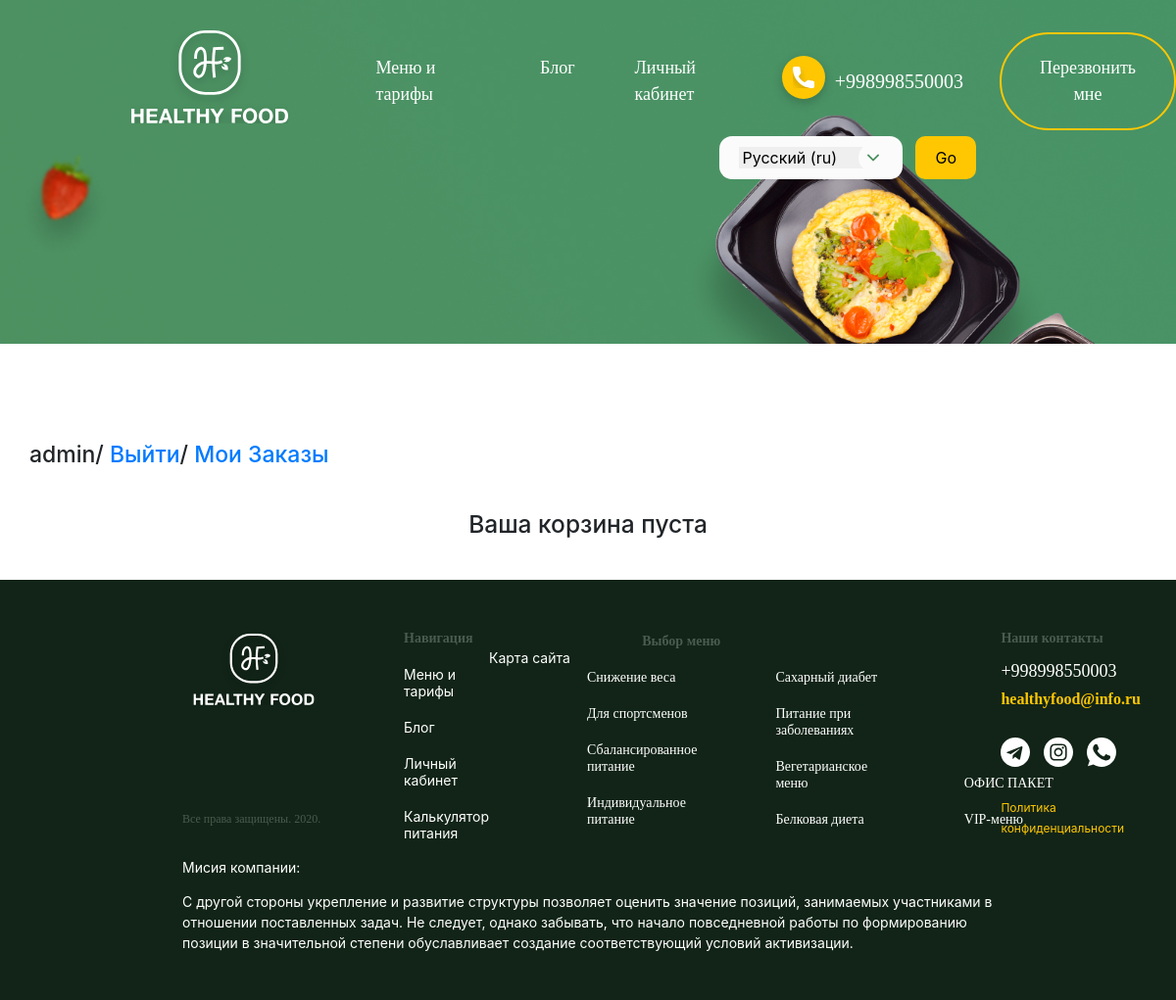
Page /personal-account/ (signed in) on the earlier database version.
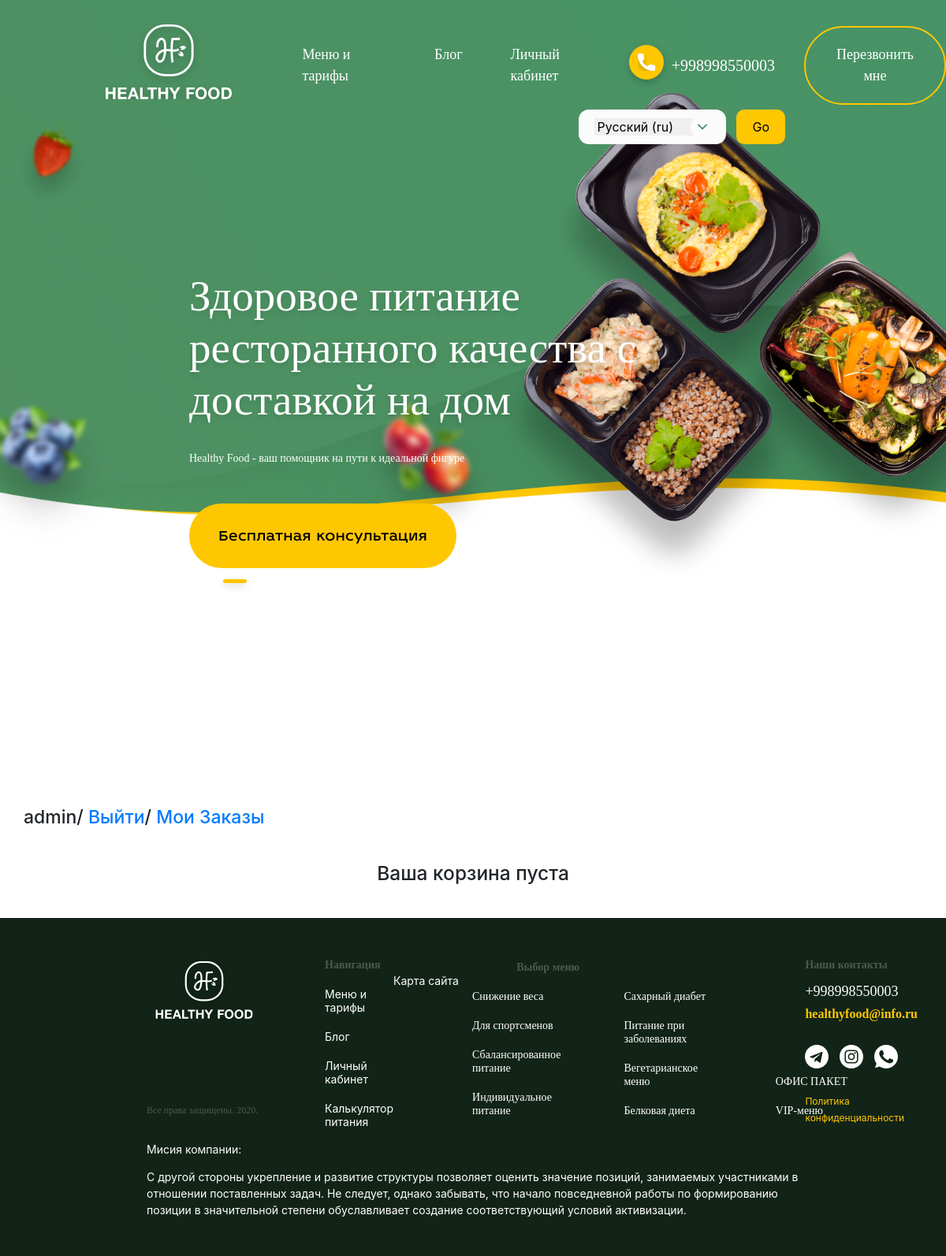
Same page on the later database version.
### healthyfood/apps/main_page/models.py (models this page shows, shortened)
class HeaderSlider(models.Model):
    slider_header= models.CharField(("Обозначение о чем этот слайд"), max_length=50, null = True, blank = True)
    main_text = models.CharField(("Главный текст слайдера"), max_length=300)
    small_text = models.CharField(("Маленький текст слайдера"), max_length=200, null = True, blank = True)
    button = models.CharField( ("Текст кнопки"), max_length=50, null = True, blank = True)
    class Meta:
        db_table = ''
        managed = True
        verbose_name = 'Слайд хедера'
        verbose_name_plural = 'Слайды хедера'

### healthyfood/apps/main_page/views.py (the view)
# urls.py: path('personal-account/', views.Account.as_view(), name='account'),
class Account(CartMixin, View):
    def get(self, request, *args, **kwargs):
        header_slider = HeaderSlider.objects.all()
        customer = Customer.objects.filter(user = request.user)
        return render(request, 'main_page/personal-account.html', {
            'customer': customer,
            'cart' : self.cart,
            'header_slider': header_slider,
        })

### healthyfood/apps/main_page/mixins.py (called while the page is built)
    def dispatch(self, request, *args, **kwargs):
        if request.user.is_authenticated:
            customer = Customer.objects.filter(user=request.user).first()
            if not customer:
                customer = Customer.objects.create(
                    user = request.user
                )
            cart = Cart.objects.filter(owner=customer, in_order=False).first()
            if not cart:
                cart = Cart.objects.create(owner=customer)
        else:
            cart=Cart.objects.filter(for_anonymous_user=True).first()
            if not cart:
                cart = Cart.objects.create(for_anonymous_user=True)
        self.cart = cart
        return super().dispatch(request, *args, **kwargs)

### healthyfood/templates/main_page/personal-account.html (shortened to what this page needs)
{% extends "main_page/page.html" %}
{% load i18n  %}
{% block bootstrap %}
    <link rel="stylesheet" href="https://stackpath.bootstrapcdn.com/bootstrap/4.5.0/css/bootstrap.min.css">
{% endblock bootstrap %}
{% block content %}
    {% if user.is_authenticated %}
        <h2 class="personal__navigate">{{user.username}}/
            <a href="{% url 'logout' %}">{% trans 'Выйти' %}</a>/
            <a href=" {% url 'my_orders' %} ">{% trans 'Мои Заказы' %}</a>
        </h2>
    {% else %}
    <h2 class="personal__navigate">
        <a href="{% url 'login' %} ">{% trans 'Войти' %}</a>/
        <a href="{% url 'signup' %} ">{% trans 'Зарегестрироваться' %}</a>/
    </h2>
    {% endif %}
    <h3 class="text-center mt-5 mb-5">{% trans 'Ваша корзина' %} {% if not cart.products.count %}{% trans 'пуста'%}{% endif %}</h3>
{% endblock content %}

### healthyfood/templates/main_page/page.html (shortened to what this page needs)
{% extends "base.html" %}
{% load static %}
{% load i18n  %}

### healthyfood/templates/base.html (shortened to what this page needs)
{% load static %}
{% load i18n  %}
<!DOCTYPE html>
<html lang="en">
<head>
    <link rel="stylesheet" href="{% static '/style/css/normalize.css' %}">
    {% block bootstrap %}{% endblock bootstrap %}
    <link rel="stylesheet" href="{% static '/style/css/slick.css' %}">
    <link rel="stylesheet" href="{% static '/style/css/style.css' %}">
</head>
<body>
    <div class="wrapper">
        <header class="header">
             <nav class="header__navigate">
                 <div class="header__navigate__block menu-burger">
                    <div class="header__navigate__box header__navigate__logo">
                        <a href="/"><img id='header_logo' src="{% static '/images/logo.svg' %}" alt="Healthy Food"></a>
                    </div>
                </div>
                 <div class="header__navigate__menuburger">
                    <div class="header__navigate__block">
                        <div class="header__navigate__box header__navigate__button">
                            <a class="header__navigate__box__name" href="{% url 'headers' %}">{% trans 'Меню и тарифы' %}</a>
                        </div>
                        <div class="header__navigate__box header__navigate__button">
                            <a class="header__navigate__box__name" href="{% url 'blog' %}">{% trans 'Блог' %}</a>
                       </div>
                        <div class="header__navigate__box header__navigate__button">
                            <a class="header__navigate__box__name" href=" {% if user.is_authenticated %}
                            {% url 'account' %}
                            {% else %}
                                {% url 'login' %}
                            {% endif %} ">{% trans 'Личный кабинет' %}</a>
                       </div>
                     </div>
                    <div class="header__navigate__block">
                        <div class="header__navigate__box header__navigate__phone">
                            <img src="{% static '/images/phone-ico.svg' %}" alt="">
                            <a  href="tel:+998998550003" >+998998550003</a >
                        </div>
                            <a id="popup" href="#popup" class="popup-link">
                                <button class="header__navigate__box header__navigate__call">{% trans 'Перезвонить мне' %}</button>
                            </a>
                    </div>
                </nav>
                <div class="container2">
                    <form action="{% url 'set_language' %}" method="post">{% csrf_token %}
                        <div class="language">
                            <select name="language">
                                {%  get_current_language as LANGUAGE_CODE %}
                                {%  get_available_languages as LANGUAGES %}
                                {%  get_language_info_list for LANGUAGES as languages %}
                                {% for language in languages %}
                                    <option  class="language__item" value="{{ language.code }}" {% if language.code == LANGUAGE_CODE %}
                                                selected{% endif %}>
                                            {{ language.name_local }} ({{ language.code}})
                                    </option>
                                {% endfor %}
                            </select>
                        </div>
                        <input type="submit" value="Go" class="language__button">
                    </form>
                </div>
                {% include "include/header_slider.html" %}
         <div class="page">
            {% block content %}{% endblock content %}
         </div>
        <footer class="footer">
            <div class="footer__block">
                <div class="footer__block__item logo">
                    <a href="/"><img src="{% static '/images/logo.svg' %}" alt="" class="logo"></a>
                    <p class="direct">{% trans 'Все права защищены. 2020.' %}</p>
                </div>
                <div class="footer__block__item nav" id='#footer'>
                    <p class="nav__header">{% trans 'Навигация' %}</p>
                    <a href="{% url 'headers' %}" class="nav__item">{% trans 'Меню и тарифы' %}</a>
                    <a href="{% url 'blog' %}" class="nav__item">{% trans 'Блог' %}</a>
                    <a href="{% if user.is_authenticated %}
                    {% url 'account' %}
                    {% else %}
                    {% url 'login' %}
                    {% endif %}" class="nav__item">{% trans 'Личный кабинет' %}</a>
                    <a href="{% url 'headers' %}#calculator" class="nav__item">{% trans 'Калькулятор питания' %}</a>
                    <a href="#header_logo" class="nav__item">{% trans 'Карта сайта' %}</a>
                </div>
                <div class="footer__block__item menu">
                    <p class="menu__header">Выбор меню</p>
                        <a class="menu__item" href=" #programms ">{% trans 'Снижение веса' %} </a>
                        <a class="menu__item" href="#programms">{% trans 'Для спортсменов' %}</a>
                        <a class="menu__item" href="#programms">{% trans 'Сбалансированное питание' %}</a>
                        <a class="menu__item" href="#programms">{% trans 'Индивидуальное питание' %} </a>
                        <a class="menu__item" href="#programms">{% trans 'Сахарный диабет' %} </a>
                        <a class="menu__item" href="#programms">{% trans 'Питание при заболеваниях' %} </a>
                        <a class="menu__item" href="#programms">{% trans 'Вегетарианское меню' %} </a>
                        <a class="menu__item" href="#programms">{% trans 'Белковая диета' %} </a>
                        <a class="menu__item" href="#programms">{% trans 'ОФИС ПАКЕТ' %} </a>
                        <a class="menu__item" href="#programms">{% trans 'VIP-меню' %} </a>
                </div>
                <div class="footer__block__item contacts">
                    <p class="contacts__header">{% trans 'Наши контакты' %}</p>
                    <div class="contacts__contacts">
                        <a href="tel:+998998550003" class="contacts__phone">+998998550003</a>
                        <a href="mailto:healthyfood@info.ru" class="contacts__mail">healthyfood@info.ru</a>
                    </div>
                    <div class="contacts__social">
                        <a href="https://t.me/Healthyfoodtashkent"><img src="{% static '/images/telegram.svg'%}" alt=""></a>
                        <a href="https://www.facebook.com/healthyfooduz"><img src="{% static 'images/instagram.svg' %}" alt=""></a>
                        <a href="https://www.instagram.com/healthyfood.uz/"><img src="{% static 'images/whatsapp.svg' %}" alt=""></a>
                    </div>
                    <a href="" class="contacts__politic">{% trans 'Политика конфиденциальности' %}</a>
                </div>
            </div>
            <div class="footer__block">
                <div class="footer__block__item mission">
                    <p class="mission__header">{% trans 'Мисия компании:' %}</p>
                    <p class="mission__text">{% trans 'С другой стороны укрепление и развитие структуры позволяет оценить значение позиций, занимаемых участниками в отношении поставленных задач. Не следует, однако забывать, что начало повседневной работы по формированию позиции в значительной степени обуславливает создание соответствующий условий активизации.' %}</p>
                </div>
            </div>
        </footer>
</body>
</html>

### healthyfood/templates/include/header_slider.html
{% load static %}
{% load i18n %}
<div class="container">
    {% if header_slider%}
<div class="header__slider" id="slider-1">
     {% for a in header_slider%}
     <div class="header__slider__item">
        <h3>{{a.main_text}}</h3>
        {% if a.small_text %}
            <p>{{a.small_text}}</p>
        {% endif %}
        {% if a.button %}
            <a href="#popup" class="popup-link">
                <button class="header__slider__item__button"> {{a.button}} </button>
            </a>
        {% endif %}
    </div>
     {%endfor%}
</div>
 {% endif %}
</div>
</div>

Differences in the rows shown:
added HeaderSlider: main_text "Здоровое питание ресторанного качества с доставкой на дом", small_text "Healthy Food - ваш помощник на пути к идеальной фигуре", button "Бесплатная консультация"
